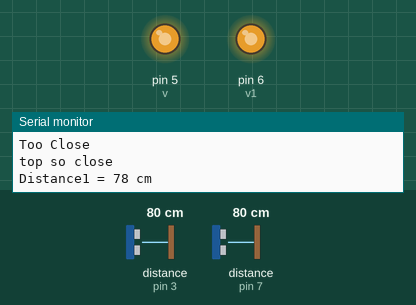
Simulated run of this sketch. Board: Arduino Uno, built with avr-gcc and run on an emulated ATmega328P. On the bench: output pins drawn as LEDs (lit = HIGH), the last lines printed to the serial monitor. Wiring (inferred from the names in the program): 2 × ultrasonic range finder: trigger pin 4, echo pin 3 / trigger pin 8, echo pin 7. The inputs (shaded band) are chosen by the test bench; at power-on: distance to the obstacle (sensors on pin 3, pin 7) 80 cm. The echo pulse lasts 58.3 µs per cm; pins used as bus, display or sensor lines are not drawn.

Above: at 1.2 s.
1.3 s: distance to the obstacle (sensor on pin 3) set to 33 cm
At 2.2 s:
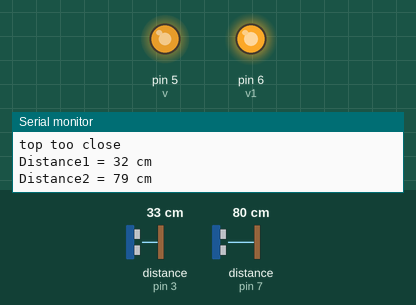
2.9 s: distance to the obstacle (sensor on pin 3) set to 28 cm
At 3.2 s:
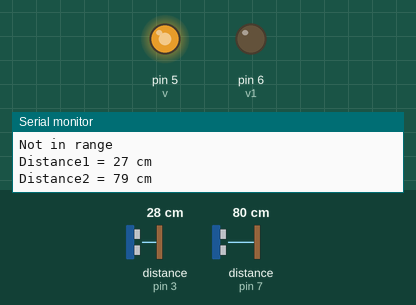
4.4 s: distance to the obstacle (sensor on pin 7) set to 34 cm
7.4 s: distance to the obstacle (sensor on pin 7) set to 27 cm
At 8.6 s:
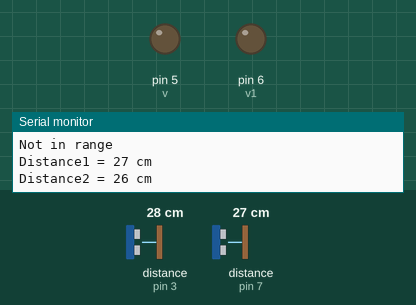
8.9 s: distance to the obstacle (sensor on pin 3) set to 35 cm
At 9.8 s:
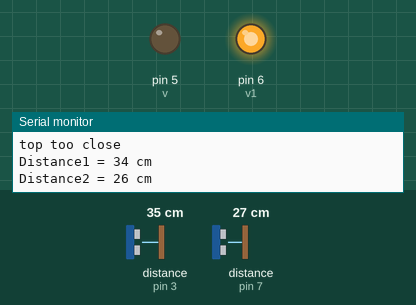
10.5 s: distance to the obstacle (sensor on pin 7) set to 250 cm
At 11.6 s:
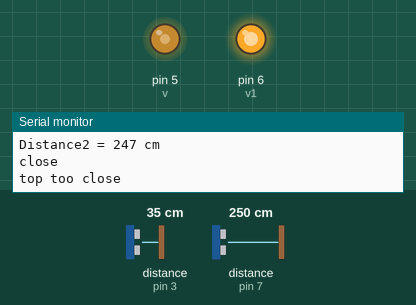
Timing chart, 0 to 13.0 s (numbered marks = the images above; inputs shaded):
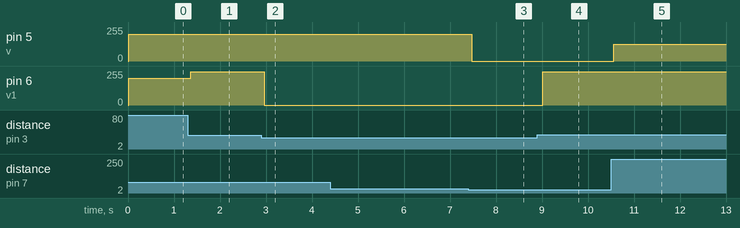

Measured:
- the behaviour switches between 32 and 31 cm on distance to the obstacle (sensor on pin 3) (found by bisection; images 1 and 2)
- the behaviour switches between 31 and 30 cm on distance to the obstacle (sensor on pin 7) (found by bisection; images 2 and 3)
- after the input at 1.3 s, pin 6 (v1): 200/255 → 250/255 after 0.06 s
- after the input at 2.9 s, pin 6 (v1): 250/255 → 0/255 after 0.06 s
- after the input at 7.4 s, pin 5 (v): 200/255 → 0/255 after 0.07 s
- after the input at 8.9 s, pin 6 (v1): 0/255 → 250/255 after 0.11 s
- after the input at 10.5 s, pin 5 (v): 0/255 → 125/255 after 0.06 s

The sketch:

sketch_oct16a.ino
```cpp
#define trigPin1 4 //top
#define echoPin1 3 //top
#define trigPin2 8 //bottom
#define echoPin2 7 //bottom
#define v 5  //bottom
#define v1 6 //top
long duration1;
int distance1;
long duration2;
int distance2;
void setup() {
  pinMode(trigPin1, OUTPUT);
  pinMode(echoPin1, INPUT);
  pinMode(trigPin2, OUTPUT);
  pinMode(echoPin2, INPUT);
  pinMode(v, OUTPUT);
  pinMode(v1, OUTPUT);
  Serial.begin(9600);
}
void loop() {
  digitalWrite(trigPin1, LOW);
  delayMicroseconds(5);
  digitalWrite(trigPin1, HIGH);
  delayMicroseconds(10);
  digitalWrite(trigPin1, LOW);
  duration1 = pulseIn(echoPin1, HIGH);
  distance1 = duration1*0.034/2;
  Serial.print("Distance1 = ");
  Serial.print(distance1);
  Serial.println(" cm");
  //delay(100);
  digitalWrite(trigPin2, LOW);
  delayMicroseconds(5);
  digitalWrite(trigPin2, HIGH);
  delayMicroseconds(10);
  digitalWrite(trigPin2, LOW);
  duration2 = pulseIn(echoPin2, HIGH);
  distance2 = duration2*0.034/2;
  Serial.print("Distance2 = ");
  Serial.print(distance2);
  Serial.println(" cm");
  //delay(100);
  // delay(500);
  if((distance2 >= 200)&&(distance2 <= 300))
  {
   analogWrite(v, 125);
   Serial.println("close");
  }
    else if((distance2 <200 ) && (distance2 >=30)){
      analogWrite(v, 200);
      Serial.println("Too Close");
    }
    else{
      analogWrite(v, 0);
      Serial.println("Path Clear");
         }
if((distance1 <=150)&&(distance1 >100)){
  analogWrite(v1, 125);
  Serial.println("top close");
}
else if((distance1 <= 100) &&(distance1 >50)){
   analogWrite(v1, 200);
   Serial.println("top so close");
}
else if((distance1 <=50)&&(distance1 >30)){
  analogWrite(v1, 250);
    Serial.println("top too close");
}
else{
   analogWrite(v1, 0);
   Serial.println("Not in range");
}
}
```
